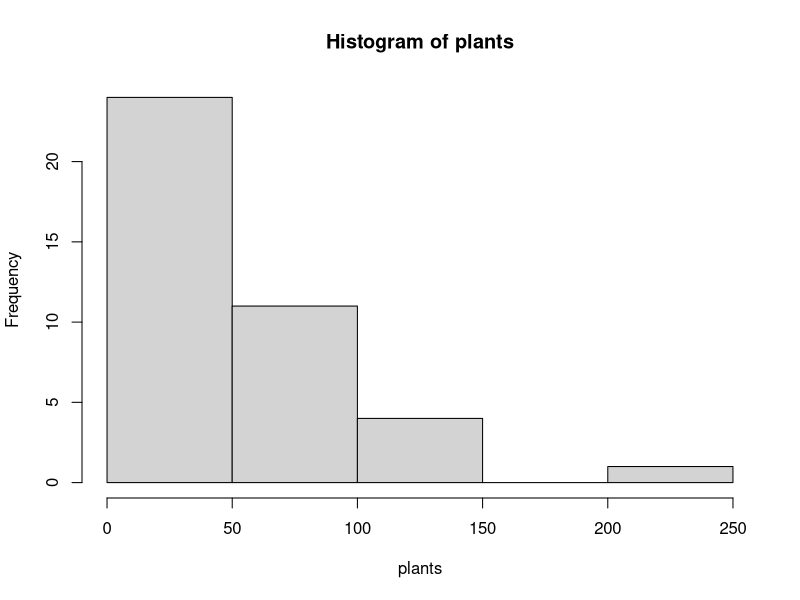
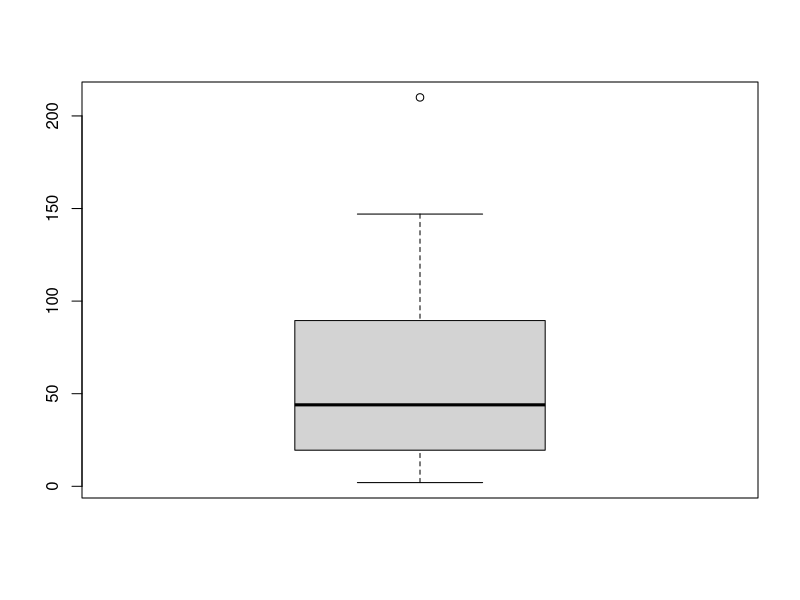
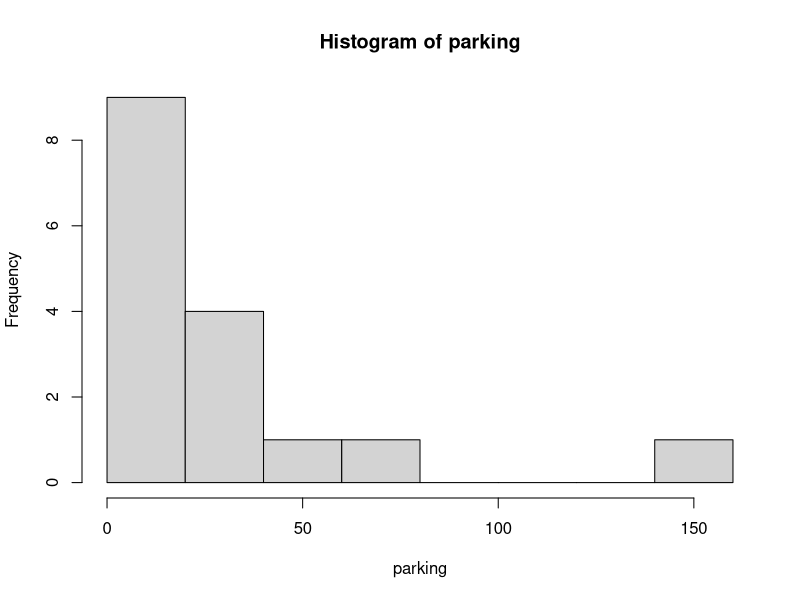
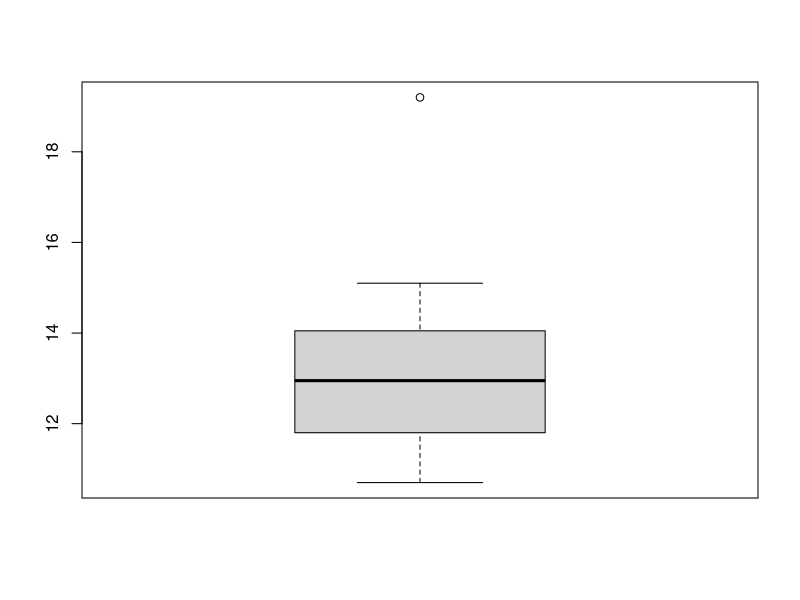
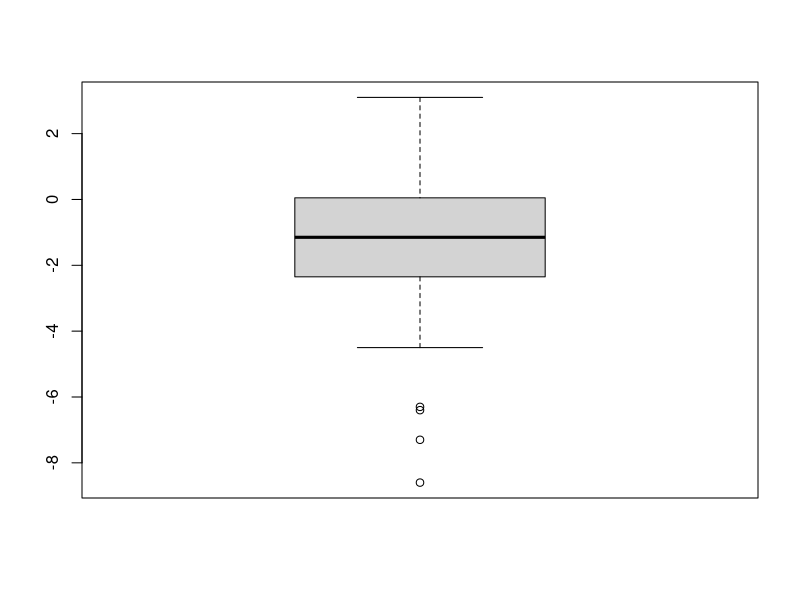

Here is the R script that generated these plots, in order: (Note: this script raises an error after producing the figures.)
#3.10

sum<-0
sum<- sum +factorial(20)/factorial(0)/factorial(20-0) * (.5^20)
sum<- sum +factorial(20)/factorial(1)/factorial(20-1) * (.5^20)
sum<- sum +factorial(20)/factorial(2)/factorial(20-2) * (.5^20)
sum<- sum +factorial(20)/factorial(3)/factorial(20-3) * (.5^20)
sum<- sum +factorial(20)/factorial(4)/factorial(20-4) * (.5^20)
sum<- sum +factorial(20)/factorial(5)/factorial(20-5) * (.5^20)
sum<- sum +factorial(20)/factorial(6)/factorial(20-6) * (.5^20)
sum<- sum +factorial(20)/factorial(7)/factorial(20-7) * (.5^20)
sum<- sum +factorial(20)/factorial(8)/factorial(20-8) * (.5^20)
sum<- sum +factorial(20)/factorial(9)/factorial(20-9) * (.5^20)
2*sum


pbinom(7.5,20,.5)



#3.16
plants<-c(21,18,42,29,81,12,94,117,88,210,44,39,11,83,42,94,2,11,33,91,141,48,12,50,61,35,111,73,5,44,6,11,35,91,147,83,91,48,22,17)
hist(plants)
boxplot(plants)

#(i) sign test
plants<-sort(plants)
plants
#Personal note: 2*P(x<=0) is same as saying the 95% confidence level is between (2,210)

#Trial and error to find the interval with an acceptable confidence level
pbinom(0,40,.5)
pbinom(10,40,.5)
pbinom(11,40,.5)
pbinom(12,40,.5)
pbinom(13,40,.5)#Aha!
pbinom(14,40,.5)

1-2*pbinom(14,40,.5)
1-2*pbinom(13,40,.5) #We are 96.1% confident that the population median is between the 14th order statistic and the 26th order statistic
#14th order statistic: 33
#26th order statistic: 73

#(ii)
wilcox.test(plants,mu=50,alternative = "two.sided",conf.int=TRUE)


#3.17
parking<-c(10,42,29,11,63,145,11,8,23,17,5,20,15,36,32,15)
sort(parking)
hist(parking)
#sign test
length(parking)
#trial and error to find appropriate tails
pbinom(0,16,.5)
pbinom(1,16,.5)
pbinom(2,16,.5)
pbinom(3,16,.5) #<---
pbinom(4,16,.5)
1-2*pbinom(4,16,.5) #Not a high enough conf level
1-2*pbinom(3,16,.5)

#We are 97.8% confident that the population median is between the 3rd and 14th order statistics
#3rd order statistic: 10
#14th order statistic: 42
#CI: (11,36)

#3.19
component<-c(14.2,11.3,12.7,19.2,13.5,14.4,11.8,15.1,12.3,11.7,13.2,13.4,14.0,14.1,13.7,11.9,11.8,10.7,11.3,12.2)
boxplot(component)
#This boxplot indicates a symmetric distribution
#Therefore, we can use a Wilcoxon-signed Rank test
wilcox.test(component,mu=14.2,alternative="two.sided",conf.int = TRUE)


#3.20
wt<-c(-1.2,1.4,.2,-.7,-6.4,-2.7,-8.6,-1.7,-2.2,.1,-.4,-4.2,-1.6,1.2,-1.3,-2.4,3.1,-.2,-4.5,-6.3,-1.7,0.0,.2,-3.7,1.1,-2.3,-.1,-7.3,.2,-1.4,-.9,-2.0,0.0,1.1,-.3,-1.1)
length(wt)
boxplot(wt)
sort(wt)
pbinom(11,length(wt), .5)#p-value
1-2*pbinom(11,length(wt),.5)#CL of CI


#6 bootstrapping
data(BodyTemp50,package='Lock5Data')
str(BodyTemp50)
pulses<-BodyTemp50$Pulse
pulses

hist(pulses)
xbar <-mean(pulses)
xbar
s<-sd(pulses)
s

B<-10000
xbars <- rep(0,B)

for(i in 1:B){
  xbs<-sample(pulses,length(pulses),replace=TRUE)
  xbars[i] = mean(xbs)
}

hist(xbars)
mean(xbars) #E*(Xbar*) roughly equal to mean(x) which is xbar
#off a little because we only have 10,000 xbars, not infinite
sd(xbars)

se.xbars <- sd(xbars) #se stands for standard error
tcv <- qt(0.975,length(pulses)-1) #take t for 1-alpha/2, n-1
#tcv stands for critical values from the t distribution


# A 95% percentile bootstrap CI for mu using the bootstrap sampling distribution of xbars

quantile(xbars,probs=c(0.025,0.975)) 


# A 95% bootstrap CI for mu using se.xbars to estimate the standard error of xbar 

mean(pulses) + c(-1,1)*tcv*se.xbars